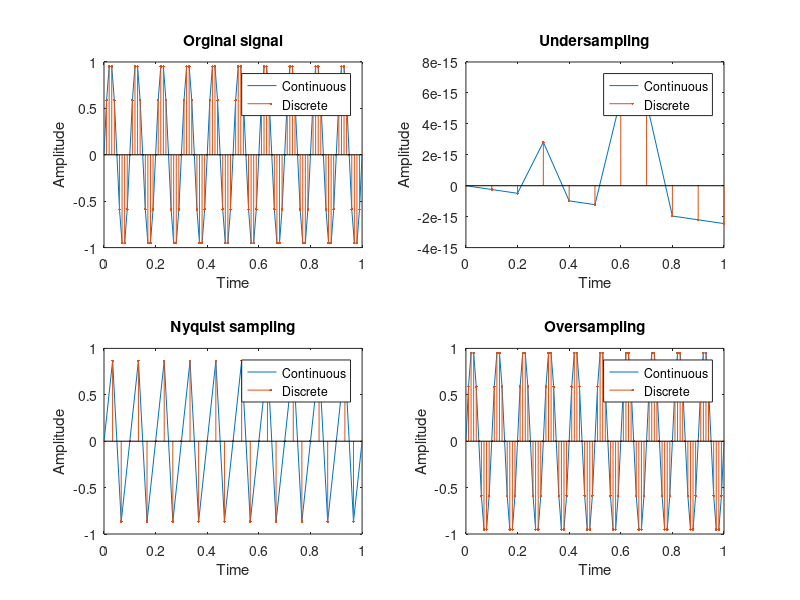

This chart was generated by the following MATLAB code:
%verification of sampling theorem
clc;
clear all;
close all;
%original signal
t=0:0.01:1;
fm=10;
y=sin(2*pi*fm*t);
figure;
subplot(2,2,1);
plot(t,y);
hold on;
stem(t,y,".");
xlabel("Time");
ylabel("Amplitude");
title("Orginal signal");
legend("Continuous","Discrete");
%less than nyquist rate
fs1=fm;
t1=0:1/fs1:1;
y1=sin(2*pi*fm*t1);
subplot(2,2,2);
plot(t1,y1);
hold on;
stem(t1,y1,'.');
xlabel("Time");
ylabel("Amplitude");
title("Undersampling");
legend("Continuous","Discrete");
%equal to nyquist rate
fs2=3*fm;
t2=0:1/fs2:1;
y2=sin(2*pi*fm*t2);
subplot(2,2,3);
plot(t2,y2);
hold on;
stem(t2,y2,'.');
xlabel("Time");
ylabel("Amplitude");
title("Nyquist sampling");
legend("Continuous","Discrete");
%greater than nyquist rate
fs3=10*fm;
t3=0:1/fs3:1;
y3=sin(2*pi*fm*t3);
subplot(2,2,4);
plot(t3,y3);
hold on;
stem(t3,y3,'.');
xlabel("Time");
ylabel("Amplitude");
title("Oversampling");
legend("Continuous","Discrete");